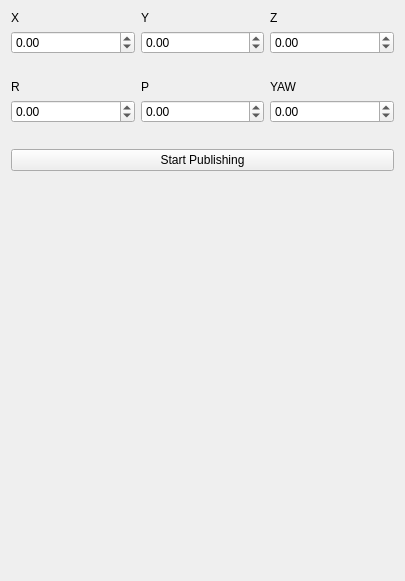
<?xml version="1.0" encoding="UTF-8"?>
<ui version="4.0">
 <class>FeedforwardPanel</class>
 <widget class="QWidget" name="FeedforwardPanel">
  <property name="geometry">
   <rect>
    <x>0</x>
    <y>0</y>
    <width>405</width>
    <height>581</height>
   </rect>
  </property>
  <property name="windowTitle">
   <string>Form</string>
  </property>
  <layout class="QGridLayout" name="gridLayout_2">
   <item row="2" column="0">
    <spacer name="verticalSpacer">
     <property name="orientation">
      <enum>Qt::Vertical</enum>
     </property>
     <property name="sizeHint" stdset="0">
      <size>
       <width>20</width>
       <height>40</height>
      </size>
     </property>
    </spacer>
   </item>
   <item row="0" column="0">
    <layout class="QGridLayout" name="gridLayout">
     <item row="0" column="0">
      <widget class="QLabel" name="X">
       <property name="text">
        <string>X</string>
       </property>
      </widget>
     </item>
     <item row="0" column="1">
      <widget class="QLabel" name="y">
       <property name="text">
        <string>Y</string>
       </property>
      </widget>
     </item>
     <item row="0" column="2">
      <widget class="QLabel" name="Z">
       <property name="text">
        <string>Z</string>
       </property>
      </widget>
     </item>
     <item row="1" column="0">
      <widget class="QDoubleSpinBox" name="XdoubleSpinBox">
       <property name="minimum">
        <double>-10.000000000000000</double>
       </property>
       <property name="maximum">
        <double>10.000000000000000</double>
       </property>
       <property name="singleStep">
        <double>0.010000000000000</double>
       </property>
      </widget>
     </item>
     <item row="1" column="1">
      <widget class="QDoubleSpinBox" name="YdoubleSpinBox">
       <property name="minimum">
        <double>-10.000000000000000</double>
       </property>
       <property name="maximum">
        <double>10.000000000000000</double>
       </property>
       <property name="singleStep">
        <double>0.010000000000000</double>
       </property>
      </widget>
     </item>
     <item row="1" column="2">
      <widget class="QDoubleSpinBox" name="ZdoubleSpinBox">
       <property name="minimum">
        <double>-10.000000000000000</double>
       </property>
       <property name="maximum">
        <double>10.000000000000000</double>
       </property>
       <property name="singleStep">
        <double>0.010000000000000</double>
       </property>
      </widget>
     </item>
     <item row="2" column="0">
      <widget class="QLabel" name="Xlabel">
       <property name="text">
        <string/>
       </property>
      </widget>
     </item>
     <item row="2" column="1">
      <widget class="QLabel" name="Ylabel">
       <property name="text">
        <string/>
       </property>
      </widget>
     </item>
     <item row="2" column="2">
      <widget class="QLabel" name="Zlabel">
       <property name="text">
        <string/>
       </property>
      </widget>
     </item>
     <item row="3" column="0">
      <widget class="QLabel" name="R">
       <property name="text">
        <string>R</string>
       </property>
      </widget>
     </item>
     <item row="3" column="1">
      <widget class="QLabel" name="P">
       <property name="text">
        <string>P</string>
       </property>
      </widget>
     </item>
     <item row="3" column="2">
      <widget class="QLabel" name="YAW">
       <property name="text">
        <string>YAW</string>
       </property>
      </widget>
     </item>
     <item row="4" column="0">
      <widget class="QDoubleSpinBox" name="RdoubleSpinBox">
       <property name="minimum">
        <double>-10.000000000000000</double>
       </property>
       <property name="maximum">
        <double>10.000000000000000</double>
       </property>
       <property name="singleStep">
        <double>0.010000000000000</double>
       </property>
      </widget>
     </item>
     <item row="4" column="1">
      <widget class="QDoubleSpinBox" name="PdoubleSpinBox">
       <property name="minimum">
        <double>-10.000000000000000</double>
       </property>
       <property name="maximum">
        <double>10.000000000000000</double>
       </property>
       <property name="singleStep">
        <double>0.010000000000000</double>
       </property>
      </widget>
     </item>
     <item row="4" column="2">
      <widget class="QDoubleSpinBox" name="YAWdoubleSpinBox">
       <property name="minimum">
        <double>-10.000000000000000</double>
       </property>
       <property name="maximum">
        <double>10.000000000000000</double>
       </property>
       <property name="singleStep">
        <double>0.010000000000000</double>
       </property>
      </widget>
     </item>
     <item row="5" column="0">
      <widget class="QLabel" name="Rlabel">
       <property name="text">
        <string/>
       </property>
      </widget>
     </item>
     <item row="5" column="1">
      <widget class="QLabel" name="Plabel">
       <property name="text">
        <string/>
       </property>
      </widget>
     </item>
     <item row="5" column="2">
      <widget class="QLabel" name="YAWlabel">
       <property name="text">
        <string/>
       </property>
      </widget>
     </item>
    </layout>
   </item>
   <item row="1" column="0">
    <widget class="QPushButton" name="publishButton">
     <property name="text">
      <string>Start Publishing</string>
     </property>
    </widget>
   </item>
  </layout>
 </widget>
 <resources/>
 <connections/>
</ui>
